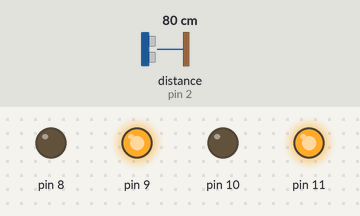
The sketch below on a simulated Arduino Uno, built with avr-gcc and run on an emulated ATmega328P. Parts: output pins drawn as LEDs (lit = HIGH). Wiring (inferred from the names in the program): ultrasonic range finder: trigger pin 3; echo pin 2. Dashed ring = blinking. Inputs (shaded band) come from the test bench; at power-on: distance to the obstacle (sensor on pin 2) 80 cm. The echo pulse lasts 58.3 µs per cm; pins used as bus, display or sensor lines are not drawn.

Above: at 1.2 s.
1.3 s: distance to the obstacle (sensor on pin 2) set to 29 cm
2.8 s: distance to the obstacle (sensor on pin 2) set to 24 cm
At 4.03 s:
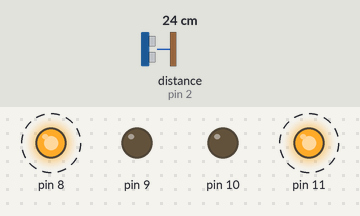
5.8 s: distance to the obstacle (sensor on pin 2) set to 35 cm
At 6.85 s:
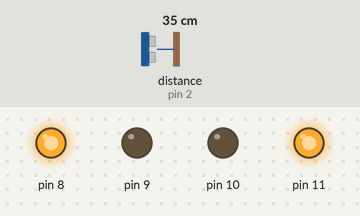
8.5 s: distance to the obstacle (sensor on pin 2) set to 2 cm
At 9.1 s:
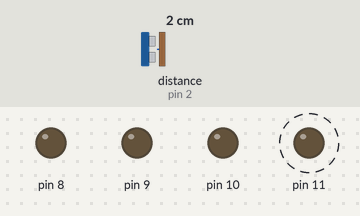
Timing chart, 0 to 12.5 s (numbered marks = the images above; inputs shaded):
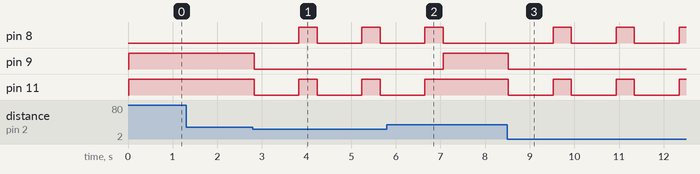

The sketch:

OBSTACLE_AVOIDER_ROBOT.ino
```cpp
const int trig=3;
const int echo=2;
const int rm1=8;
const int rm2=9;
const int lm1=10;
const int lm2=11;
void setup() {
  // put your setup code here, to run once:
  pinMode(3,OUTPUT);
  pinMode(2,INPUT);
  pinMode(8,OUTPUT);
  pinMode(9,OUTPUT);
  pinMode(10,OUTPUT);
  pinMode(11,OUTPUT);
}

void loop() {
  // put your main code here, to run repeatedly:
  long duration,distance;
  digitalWrite(3,HIGH);
  delayMicroseconds(1000);
  digitalWrite(3,LOW);
  duration=pulseIn(2,HIGH);
  distance=(duration/2)/26;
  delay(10);
  if(distance>30)
  {
   digitalWrite(8,LOW);
   digitalWrite(9,HIGH);
   digitalWrite(10,LOW);
   digitalWrite(11,HIGH);
  }
  else if(distance<=30)
  {
   digitalWrite(8,LOW);
   digitalWrite(9,LOW);
   digitalWrite(10,LOW);
   digitalWrite(11,LOW);
   delay(1000);
   digitalWrite(8,HIGH);
   digitalWrite(9,LOW);
   digitalWrite(10,LOW);
   digitalWrite(11,HIGH);
   delay(400);
  }
}
```

Measured:
- the behaviour switches between 28 and 27 cm on distance to the obstacle (sensor on pin 2) (found by bisection; images 0 and 1)
- after the input at 1.3 s, every drawn part: stays the same
- after the input at 2.8 s, pin 8: alternates HIGH for 0.41 s and LOW for 1.0 s, starting after 1.0 s; pin 9: HIGH → LOW at once; pin 11: alternates HIGH for 0.41 s and LOW for 1.0 s, starting at once
- after the input at 5.8 s, pin 8: goes on until 7.1 s, then stays LOW; pin 9: LOW → HIGH after 1.3 s; pin 11: goes on until 6.6 s, then stays HIGH
- after the input at 8.5 s, pin 8: alternates HIGH for 0.41 s and LOW for 1.0 s, starting after 1.0 s; pin 9: HIGH → LOW at once; pin 11: alternates HIGH for 0.41 s and LOW for 1.0 s, starting at once
